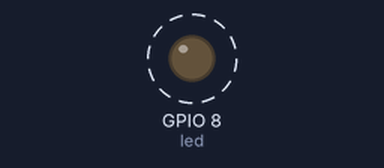
This program was run on a simulated ESP32 board running MicroPython. Shown: output pins drawn as LEDs (lit = HIGH). Dashed ring = blinking.

Above: at 0.2 s.
Timing chart, 0 to 3.0 s (numbered marks = the images above):
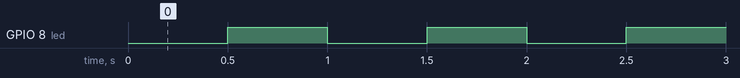

Measured:
- by itself, GPIO 8 (led): alternates HIGH for 0.50 s and LOW for 0.50 s

The program:

main.py
```python
from time import sleep_ms

from machine import Pin

# The SuperMini's built-in blue LED turns on when GPIO8 is low.
led = Pin(8, Pin.OUT, value=1)

try:
    while True:
        led.value(0)
        sleep_ms(500)
        led.value(1)
        sleep_ms(500)
finally:
    led.value(1)
```
